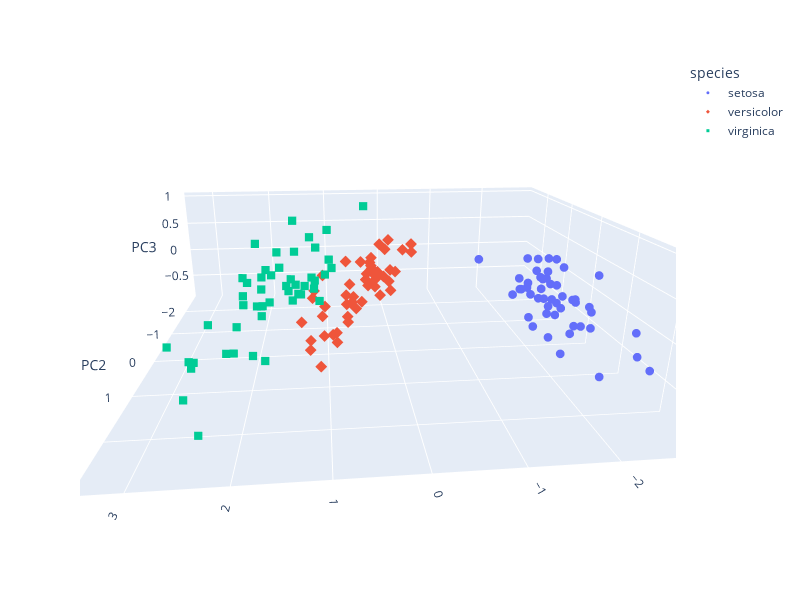

Notebook code for this chart:
### Code cell
# PC1=pca_df['PC1']
# PC2=pca_df['PC2']
# PC3=pca_df['PC3']
# c=pca_df['species']
# from mpl_toolkits import mplot3d
# plt.rcParams["figure.figsize"] = (8,8) #graphic size
# fig = plt.figure()
# ax = plt.axes(projection='3d')
# ax.scatter3D(PC1, PC2, PC3)

import plotly.express as px
fig=px.scatter_3d(pca_df, x='PC1', y='PC2', z='PC3',color='species', symbol='species', width=800, height=600)
fig.update_traces(marker=dict(size=3))
